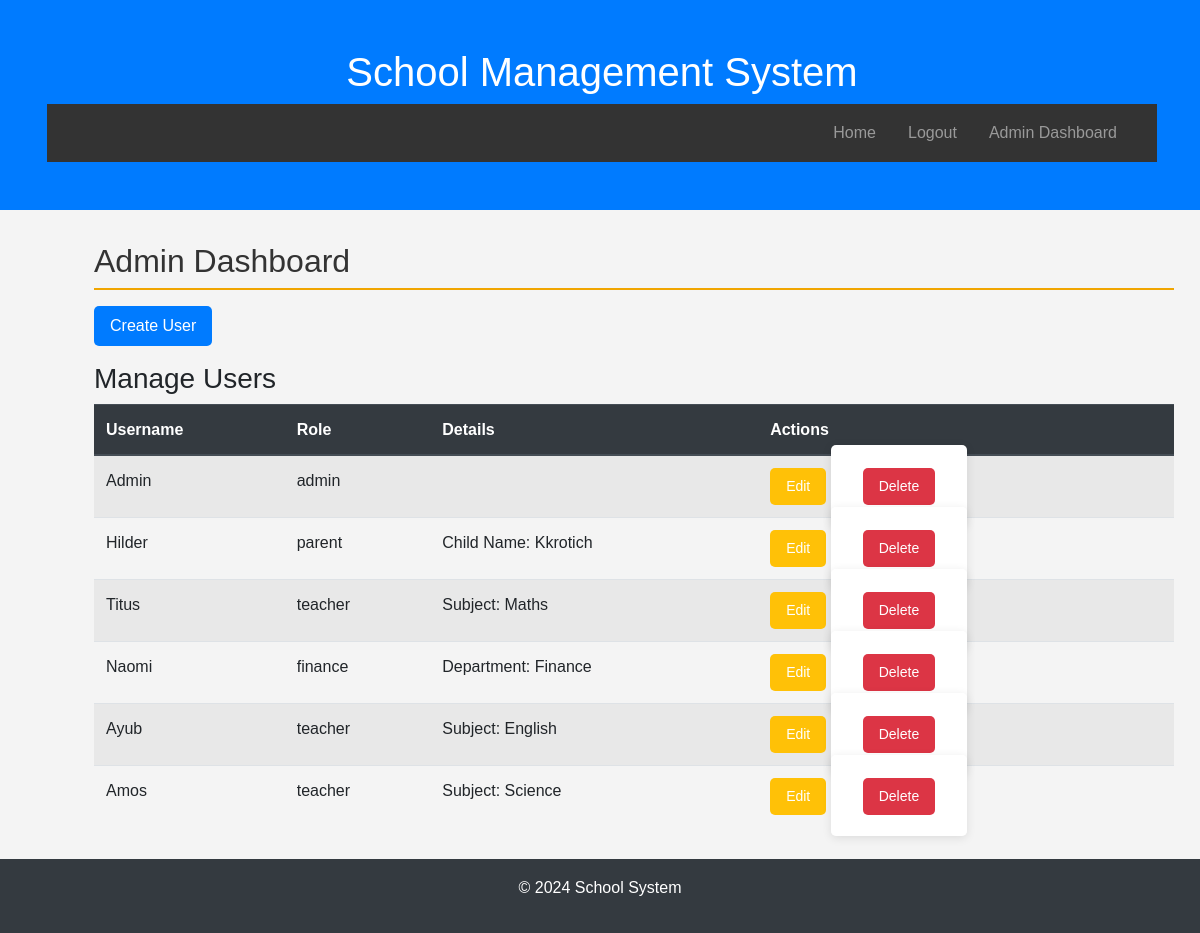
Page /admin_dashboard (signed in) on the committed database.
### models.py (models this page shows, shortened)
class User(UserMixin, db.Model):
    __tablename__ = 'users'
    id = db.Column(db.Integer, primary_key=True)
    username = db.Column(db.String(150), unique=True, nullable=False)
    password_hash = db.Column(db.String(256), nullable=False)
    role = db.Column(db.String(50), nullable=False)  # Roles: 'admin', 'teacher', 'parent', 'finance'
    name = db.Column(db.String(150), nullable=False, server_default='Default Name')

class Parent(db.Model):
    __tablename__ = 'parents'
    id = db.Column(db.Integer, primary_key=True)
    name = db.Column(db.String(150), nullable=False)
    child_name = db.Column(db.String(150), nullable=False)
    user_id = db.Column(db.Integer, db.ForeignKey('users.id'), nullable=False)
    user = db.relationship('User', backref=db.backref('parent', uselist=False))

class Teacher(db.Model):
    __tablename__ = 'teachers'
    id = db.Column(db.Integer, primary_key=True)
    name = db.Column(db.String(150), nullable=False)
    subject = db.Column(db.String(100), nullable=False)
    user_id = db.Column(db.Integer, db.ForeignKey('users.id'), nullable=False)
    user = db.relationship('User', backref=db.backref('teacher', uselist=False))

class Finance(db.Model):
    __tablename__ = 'finance'
    id = db.Column(db.Integer, primary_key=True)
    name = db.Column(db.String(150), nullable=False)
    department = db.Column(db.String(100), nullable=False)
    user_id = db.Column(db.Integer, db.ForeignKey('users.id'), nullable=False)
    user = db.relationship('User', backref=db.backref('finance', uselist=False))

### app.py (the view)
@app.route('/admin_dashboard')
@login_required
def admin_dashboard():
    if current_user.role != 'admin':
        flash('You are not authorized to view this page.')
        return redirect(url_for('home'))
    users = User.query.options(
        db.joinedload(User.teacher),  # Load teacher info if role is teacher
        db.joinedload(User.parent),   # Load parent info if role is parent
        db.joinedload(User.finance)   # Load finance info if role is finance
    ).all()  # Get all users for management
    return render_template('admin_dashboard.html', users=users)

### app.py (called while the page is built)
@login_manager.user_loader
def load_user(user_id):
    return User.query.get(int(user_id))

### templates/admin_dashboard.html
{% extends 'base.html' %}
{% block content %}
<div class="container">
    <h2 class="mt-4">Admin Dashboard</h2>
    <div class="mb-3">
        <a href="{{ url_for('create_user') }}" class="btn btn-primary">Create User</a>
    </div>
    <h3>Manage Users</h3>
    <table class="table table-striped">
        <thead class="thead-dark">
            <tr>
                <th>Username</th>
                <th>Role</th>
                <th>Details</th>
                <th>Actions</th>
            </tr>
        </thead>
        <tbody>
            {% for user in users %}
            <tr>
                <td>{{ user.username }}</td>
                <td>{{ user.role }}</td>
                <td>
                    {% if user.role == 'teacher' %}
                        Subject: {{ user.teacher.subject }}
                    {% elif user.role == 'parent' %}
                        Child Name: {{ user.parent.child_name }}
                    {% elif user.role == 'finance' %}
                        Department: {{ user.finance.department }}
                    {% endif %}
                </td>
                <td>
                    <a href="{{ url_for('edit_user', user_id=user.id) }}" class="btn btn-warning btn-sm">Edit</a>
                    <form action="{{ url_for('delete_user', user_id=user.id) }}" method="POST" style="display:inline;">
                        <button type="submit" class="btn btn-danger btn-sm" onclick="return confirm('Are you sure you want to delete this user?');">Delete</button>
                    </form>
                </td>
            </tr>
            {% endfor %}
        </tbody>
    </table>
</div>
{% endblock %}

### static/css/styles.css (style rules this page uses)
body { font-family: Arial, sans-serif; background-color: #f4f4f4; margin: 0; padding: 0; line-height: 1.6; }
.container { margin: 2rem; }
h2 { color: #333; margin-bottom: 1rem; border-bottom: 2px solid #f0a500; padding-bottom: 0.5rem; }
form { background-color: #fff; padding: 2rem; border-radius: 5px; box-shadow: 0 2px 10px rgba(0, 0, 0, 0.1); margin-bottom: 2rem; }
.btn { padding: 0.5rem 1rem; border: none; border-radius: 5px; cursor: pointer; text-decoration: none; color: #fff; transition: background-color 0.3s ease; }
.btn-primary { background-color: #007bff; }

### rows in the picture
User: username "Admin", role "admin"
User: username "Hilder", role "parent", parent.child_name "Kkrotich"
User: username "Titus", role "teacher", teacher.subject "Maths"
User: username "Naomi", role "finance", finance.department "Finance"
User: username "Ayub", role "teacher", teacher.subject "English"
User: username "Amos", role "teacher", teacher.subject "Science"
